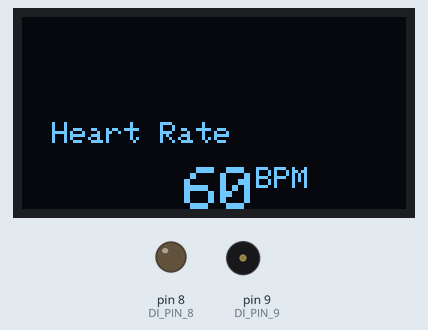
Simulated run of this sketch. Board: Arduino Uno, built with avr-gcc and run on an emulated ATmega328P. On the bench: 128×64 one-colour display, output pins drawn as LEDs (lit = HIGH), buzzer (waves = sounding). At 3.7 s the program stops and its outputs stay as they are.

Above: at 3.7 s.
Timing chart, 0 to 5.2 s (numbered marks = the images above):
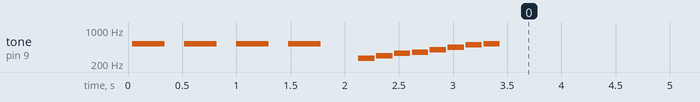

The sketch:

HeartBeatSensor.ino
```cpp
//****************************************
//                LIBRARYS
//****************************************
//general
#include <stdlib.h>
//arduino
#include <Arduino.h>
#include <math.h>
//display
#include <Adafruit_GFX.h>
#include <Adafruit_SSD1306.h>
//project
#include "HeartBeatSensor.h"

//****************************************
//                TABLES
//****************************************


//****************************************
//                GLOBALS
//****************************************
const int buzzerPin = DI_PIN_9;

// We'll set up an array with the notes we want to play
// change these values to make different songs!

// Length must equal the total number of notes and spaces

const int songLength = 18;

// Notes is an array of text characters corresponding to the notes
// in your song. A space represents a rest (no tone)

//char notes[] = "cdfda ag cdfdg gf "; // a space represents a rest
char notes[] = "C C C C "; // a space represents a rest

// Beats is an array values for each note and rest.
// A "1" represents a quarter-note, 2 a half-note, etc.
// Don't forget that the rests (spaces) need a length as well.

//int beats[] = {1,1,1,1,1,1,4,4,2,1,1,1,1,1,1,4,4,2};
int beats[] = {2,1,2,1,2,1,2,1,1,1,1,1,1,1,1,1,1,1};

// The tempo is how fast to play the song.
// To make the song play faster, decrease this value.

int tempo = 150;

int heartRate = 0;

//****************************************
//         FUNCTION DECLARATIONS
//****************************************
Adafruit_SSD1306 display(SCREEN_WIDTH, SCREEN_HEIGHT, &Wire, OLED_RESET);

// //****************************************
// //         FUNCTION DEFINITIONS
// //****************************************
void playTone(void) {
  int i, duration;

  for (i = 0; i < songLength; i++) // step through the song arrays
  {
    duration = beats[i] * tempo;  // length of note/rest in ms

    if (notes[i] == ' ')          // is this a rest?
    {
      delay(duration);            // then pause for a moment
    }
    else                          // otherwise, play the note
    {
      tone(buzzerPin, frequency(notes[i]), duration);
      delay(duration);            // wait for tone to finish
    }
    delay(tempo/10);              // brief pause between notes
  }
}

int frequency(char note) {
  // This function takes a note character (a-g), and returns the
  // corresponding frequency in Hz for the tone() function.

  int i;
  const int numNotes = 8;  // number of notes we're storing

  // The following arrays hold the note characters and their
  // corresponding frequencies. The last "C" note is uppercase
  // to separate it from the first lowercase "c". If you want to
  // add more notes, you'll need to use unique characters.

  // For the "char" (character) type, we put single characters
  // in single quotes.

  char names[] = { 'c', 'd', 'e', 'f', 'g', 'a', 'b', 'C' };
  int frequencies[] = {262, 294, 330, 349, 392, 440, 494, 523};

  // Now we'll search through the letters in the array, and if
  // we find it, we'll return the frequency for that note.

  for (i = 0; i < numNotes; i++)  // Step through the notes
  {
    if (names[i] == note)         // Is this the one?
    {
      return(frequencies[i]);     // Yes! Return the frequency
    }
  }

  return(0);  // We looked through everything and didn't find it,
              // but we still need to return a value, so return 0.
}


void setup()
{
  //begin serial communication
  Serial.begin(115200);
  //display
  if(!display.begin(SSD1306_SWITCHCAPVCC, 0x3C)){ //initialize with the I2C addr 0x3C (128x64)
    Serial.println("Display (SSD1306) allocation failed");
  }
  display.clearDisplay();
  //pin mode setup
  pinMode(8, OUTPUT);
  //delay time
  delay(10);
  pinMode(buzzerPin, OUTPUT);
}

void showStats(int heartRate) {
  char charVal[5];
  display.clearDisplay();
  dtostrf(heartRate, 4, 0, charVal);

  display.setCursor(10, 35);
  display.setTextSize(1);
  display.setTextColor(WHITE);
  display.print("Heart Rate");
  display.setCursor(30, 50);
  display.setTextSize(2);
  display.print(charVal);
  display.setTextSize(1);
  display.print("BPM");

  display.display();
}


void loop()
{

  playTone();
  showStats(60);

  delay(10);

  // We only want to play the song once, so we'll pause forever:
  while(true){}
  // If you'd like your song to play over and over,
  // remove the above statement
}
```

HeartBeatSensor.h
```cpp
#pragma once
//***************************************************************
//                      TYPEDEFINITIONS
//***************************************************************

//***************************************************************
//                      DEFINE MACROS
//***************************************************************
// DISPLAY
#define SCREEN_WIDTH 128    // OLED display width, in pixels
#define SCREEN_HEIGHT 64    // OLED display height, in pixels
#define OLED_RESET -1       // Reset pin # (or -1 if sharing Arduino reset pin)

//ANALOG PINS
#define DO_PIN_A0 A0

//DIGITAL PINS
#define DI_PIN_8 8
#define DI_PIN_9 9
#define DI_PIN_10 10
#define DI_PIN_11 12
#define DI_PIN_13 13

//***************************************************************
//                     FUNCTION PROTOTYPES
//***************************************************************
void playTone(void);
int frequency(char note);
void showStats(int heartRate);
```

Measured:
- by itself, tone on pin 9 (DI_PIN_9): plays 523 Hz for 0.30 s, 523 Hz for 0.30 s, 523 Hz for 0.30 s, 523 Hz for 0.30 s, 262 Hz for 0.15 s, 294 Hz for 0.15 s … (12 notes in this stretch)
